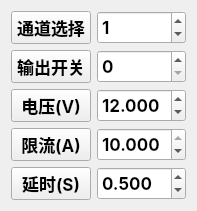
   <widget class="QWidget" name="layoutWidget">
    <property name="geometry">
     <rect>
      <x>590</x>
      <y>380</y>
      <width>178</width>
      <height>191</height>
     </rect>
    </property>
    <layout class="QFormLayout" name="formLayout">
     <item row="0" column="0">
      <widget class="QPushButton" name="pushButton_channel">
       <property name="sizePolicy">
        <sizepolicy hsizetype="Expanding" vsizetype="Expanding">
         <horstretch>0</horstretch>
         <verstretch>0</verstretch>
        </sizepolicy>
       </property>
       <property name="font">
        <font>
         <family>-apple-system</family>
         <pointsize>13</pointsize>
         <weight>75</weight>
         <bold>true</bold>
         <underline>false</underline>
         <strikeout>false</strikeout>
        </font>
       </property>
       <property name="text">
        <string>通道选择</string>
       </property>
      </widget>
     </item>
     <item row="0" column="1">
      <widget class="QSpinBox" name="spinBox_channel">
       <property name="sizePolicy">
        <sizepolicy hsizetype="Expanding" vsizetype="Expanding">
         <horstretch>0</horstretch>
         <verstretch>0</verstretch>
        </sizepolicy>
       </property>
       <property name="font">
        <font>
         <family>-apple-system</family>
         <pointsize>13</pointsize>
         <weight>75</weight>
         <bold>true</bold>
        </font>
       </property>
       <property name="maximum">
        <number>3</number>
       </property>
       <property name="value">
        <number>1</number>
       </property>
      </widget>
     </item>
     <item row="1" column="0">
      <widget class="QPushButton" name="pushButton_output">
       <property name="sizePolicy">
        <sizepolicy hsizetype="Expanding" vsizetype="Expanding">
         <horstretch>0</horstretch>
         <verstretch>0</verstretch>
        </sizepolicy>
       </property>
       <property name="font">
        <font>
         <family>-apple-system</family>
         <pointsize>13</pointsize>
         <weight>75</weight>
         <bold>true</bold>
         <underline>false</underline>
         <strikeout>false</strikeout>
        </font>
       </property>
       <property name="text">
        <string>输出开关</string>
       </property>
      </widget>
     </item>
     <item row="1" column="1">
      <widget class="QSpinBox" name="spinBox_output">
       <property name="sizePolicy">
        <sizepolicy hsizetype="Expanding" vsizetype="Expanding">
         <horstretch>0</horstretch>
         <verstretch>0</verstretch>
        </sizepolicy>
       </property>
       <property name="font">
        <font>
         <family>-apple-system</family>
         <pointsize>13</pointsize>
         <weight>75</weight>
         <bold>true</bold>
        </font>
       </property>
       <property name="maximum">
        <number>1</number>
       </property>
      </widget>
     </item>
     <item row="2" column="0">
      <widget class="QPushButton" name="pushButton_setV">
       <property name="sizePolicy">
        <sizepolicy hsizetype="Expanding" vsizetype="Expanding">
         <horstretch>0</horstretch>
         <verstretch>0</verstretch>
        </sizepolicy>
       </property>
       <property name="font">
        <font>
         <family>-apple-system</family>
         <pointsize>13</pointsize>
         <weight>75</weight>
         <bold>true</bold>
         <underline>false</underline>
         <strikeout>false</strikeout>
        </font>
       </property>
       <property name="text">
        <string>电压(V)</string>
       </property>
      </widget>
     </item>
     <item row="2" column="1">
      <widget class="QDoubleSpinBox" name="doubleSpinBox_setV">
       <property name="sizePolicy">
        <sizepolicy hsizetype="Expanding" vsizetype="Expanding">
         <horstretch>0</horstretch>
         <verstretch>0</verstretch>
        </sizepolicy>
       </property>
       <property name="font">
        <font>
         <family>-apple-system</family>
         <pointsize>13</pointsize>
         <weight>75</weight>
         <bold>true</bold>
        </font>
       </property>
       <property name="decimals">
        <number>3</number>
       </property>
       <property name="maximum">
        <double>32.000000000000000</double>
       </property>
       <property name="value">
        <double>12.000000000000000</double>
       </property>
      </widget>
     </item>
     <item row="3" column="0">
      <widget class="QPushButton" name="pushButton_setI">
       <property name="sizePolicy">
        <sizepolicy hsizetype="Expanding" vsizetype="Expanding">
         <horstretch>0</horstretch>
         <verstretch>0</verstretch>
        </sizepolicy>
       </property>
       <property name="font">
        <font>
         <family>-apple-system</family>
         <pointsize>13</pointsize>
         <weight>75</weight>
         <bold>true</bold>
         <underline>false</underline>
         <strikeout>false</strikeout>
        </font>
       </property>
       <property name="text">
        <string>限流(A)</string>
       </property>
      </widget>
     </item>
     <item row="3" column="1">
      <widget class="QDoubleSpinBox" name="doubleSpinBox_setI">
       <property name="sizePolicy">
        <sizepolicy hsizetype="Expanding" vsizetype="Expanding">
         <horstretch>0</horstretch>
         <verstretch>0</verstretch>
        </sizepolicy>
       </property>
       <property name="font">
        <font>
         <family>-apple-system</family>
         <pointsize>13</pointsize>
         <weight>75</weight>
         <bold>true</bold>
        </font>
       </property>
       <property name="decimals">
        <number>3</number>
       </property>
       <property name="maximum">
        <double>10.000000000000000</double>
       </property>
       <property name="value">
        <double>10.000000000000000</double>
       </property>
      </widget>
     </item>
     <item row="4" column="0">
      <widget class="QPushButton" name="pushButton_setT">
       <property name="sizePolicy">
        <sizepolicy hsizetype="Expanding" vsizetype="Expanding">
         <horstretch>0</horstretch>
         <verstretch>0</verstretch>
        </sizepolicy>
       </property>
       <property name="font">
        <font>
         <family>-apple-system</family>
         <pointsize>13</pointsize>
         <weight>75</weight>
         <bold>true</bold>
         <underline>false</underline>
         <strikeout>false</strikeout>
        </font>
       </property>
       <property name="text">
        <string>延时(S)</string>
       </property>
      </widget>
     </item>
     <item row="4" column="1">
      <widget class="QDoubleSpinBox" name="doubleSpinBox_setT">
       <property name="sizePolicy">
        <sizepolicy hsizetype="Expanding" vsizetype="Expanding">
         <horstretch>0</horstretch>
         <verstretch>0</verstretch>
        </sizepolicy>
       </property>
       <property name="font">
        <font>
         <family>-apple-system</family>
         <pointsize>13</pointsize>
         <weight>75</weight>
         <bold>true</bold>
        </font>
       </property>
       <property name="decimals">
        <number>3</number>
       </property>
       <property name="value">
        <double>0.500000000000000</double>
       </property>
      </widget>
     </item>
    </layout>
   </widget>
